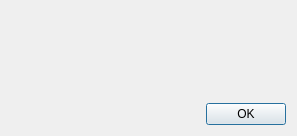
<?xml version="1.0" encoding="UTF-8"?>
<ui version="4.0">
 <class>NotificationDialog</class>
 <widget class="QDialog" name="NotificationDialog">
  <property name="geometry">
   <rect>
    <x>0</x>
    <y>0</y>
    <width>297</width>
    <height>136</height>
   </rect>
  </property>
  <property name="windowTitle">
   <string>Notification</string>
  </property>
  <layout class="QVBoxLayout" name="verticalLayout">
   <item>
    <widget class="QLabel" name="messageLabel">
     <property name="text">
      <string/>
     </property>
     <property name="alignment">
      <set>Qt::AlignLeading|Qt::AlignLeft|Qt::AlignVCenter</set>
     </property>
     <property name="wordWrap">
      <bool>true</bool>
     </property>
     <property name="margin">
      <number>5</number>
     </property>
    </widget>
   </item>
   <item>
    <widget class="QDialogButtonBox" name="buttonBox">
     <property name="orientation">
      <enum>Qt::Horizontal</enum>
     </property>
     <property name="standardButtons">
      <set>QDialogButtonBox::Ok</set>
     </property>
    </widget>
   </item>
  </layout>
 </widget>
 <resources/>
 <connections>
  <connection>
   <sender>buttonBox</sender>
   <signal>accepted()</signal>
   <receiver>NotificationDialog</receiver>
   <slot>accept()</slot>
   <hints>
    <hint type="sourcelabel">
     <x>248</x>
     <y>254</y>
    </hint>
    <hint type="destinationlabel">
     <x>157</x>
     <y>274</y>
    </hint>
   </hints>
  </connection>
  <connection>
   <sender>buttonBox</sender>
   <signal>rejected()</signal>
   <receiver>NotificationDialog</receiver>
   <slot>reject()</slot>
   <hints>
    <hint type="sourcelabel">
     <x>316</x>
     <y>260</y>
    </hint>
    <hint type="destinationlabel">
     <x>286</x>
     <y>274</y>
    </hint>
   </hints>
  </connection>
 </connections>
</ui>
